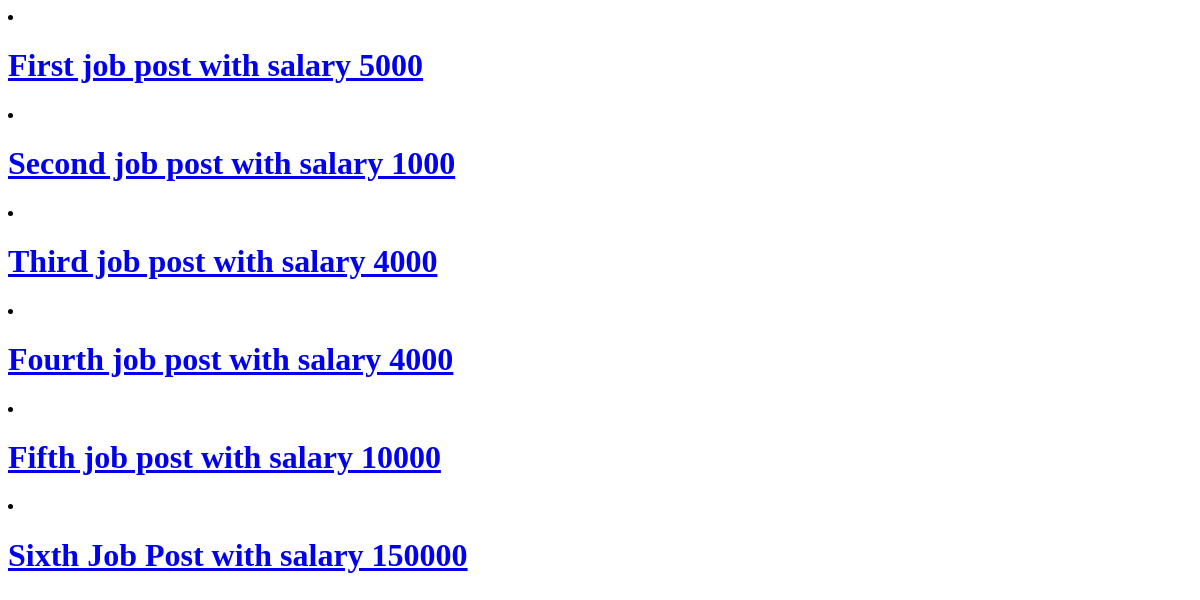
Before: / with the older database file.
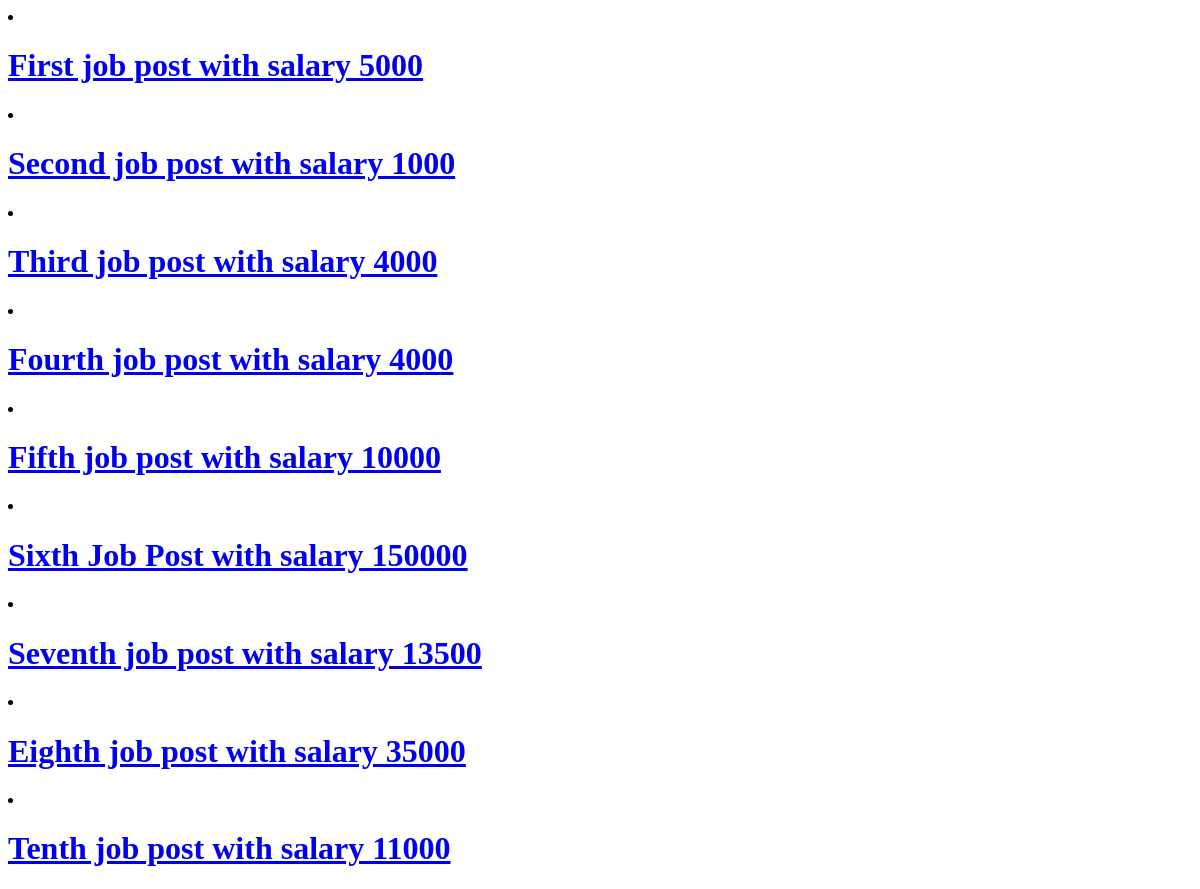
After: the same page with the newer database file.
### app/models.py (models this page shows, shortened)
class JobPost(models.Model):
    title = models.CharField(max_length=200)
    description = models.CharField(max_length=200)
    date = models.DateTimeField(auto_now_add=True)
    expiry = models.DateField(null=True)
    salary = models.IntegerField()
    slug = models.SlugField(null=True, max_length=40, unique=True)
    location = models.OneToOneField(Location, on_delete=models.CASCADE, null=True)
    Author = models.ForeignKey(Author, on_delete=models.CASCADE, null=True)
    skills = models.ManyToManyField(Skills)
    def __str__(self):
        return f"{self.title} with salary {self.salary}"

### app/views.py (the view)
# urls.py: path('', views.job_list, name='jobs_home'),
def job_list(request):
    jobs = JobPost.objects.all()
    context={"jobs":jobs}
    return render(request, "app/index.html", context)

### app/templates/app/index.html
{% for job in jobs  %}
<li>
    <a href ="{% url "jobs_detail" job.id %}">
        <h1>{{job}}</h1>
    </a>
</li>
{% endfor %}

Changed rows visible on the page:
added JobPost: title+salary "Seventh job post with salary 13500"
added JobPost: title+salary "Eighth job post with salary 35000"
added JobPost: title+salary "Tenth job post with salary 11000"
